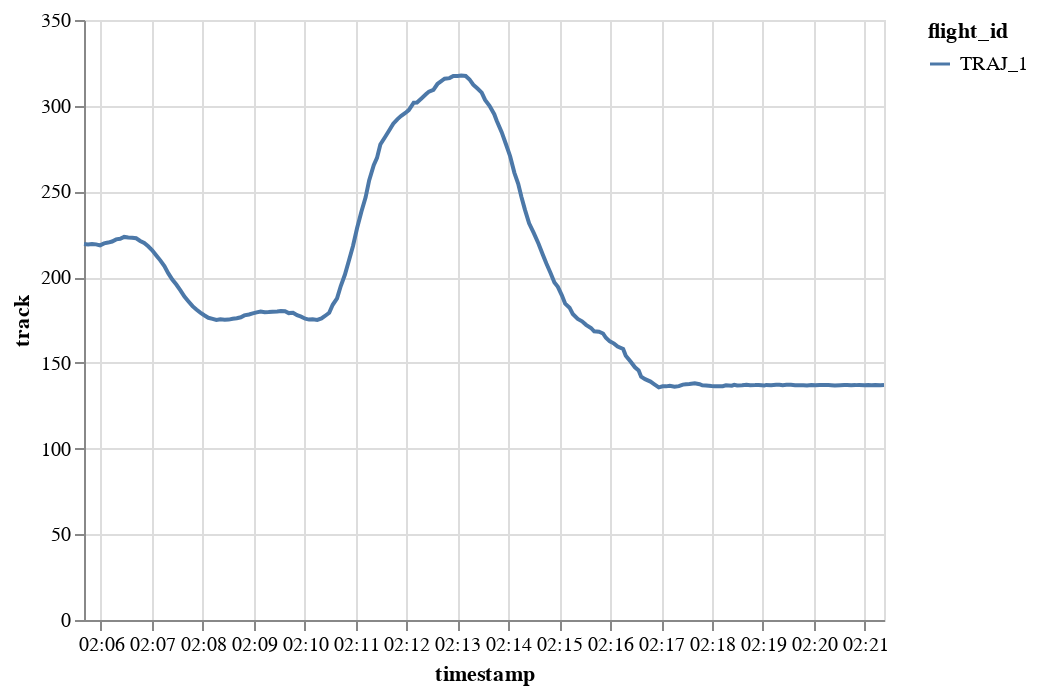

Source (notebook cell):
### Code cell
traffic[1].chart().encode(alt.Y("track"), alt.X("timestamp"), alt.Color("flight_id"))

### Figure 1 — Vega-Lite specification as saved in the notebook (floating-point values rounded to 4 significant figures; data arrays with more than 128 entries replaced by an {"elided": "..."} marker saying what was removed)
{"config": {"view": {"continuousWidth": 400, "continuousHeight": 300}}, "data": {"name": "data-0745e92094d853ed461b7de4cdc5358c"}, "mark": "line", "encoding": {"color": {"type": "nominal", "field": "flight_id"}, "x": {"type": "temporal", "field": "timestamp"}, "y": {"type": "quantitative", "field": "track"}}, "$schema": "https://vega.github.io/schema/vega-lite/v4.8.1.json", "datasets": {"data-0745e92094d853ed461b7de4cdc5358c": {"elided": "200 records"}}}
